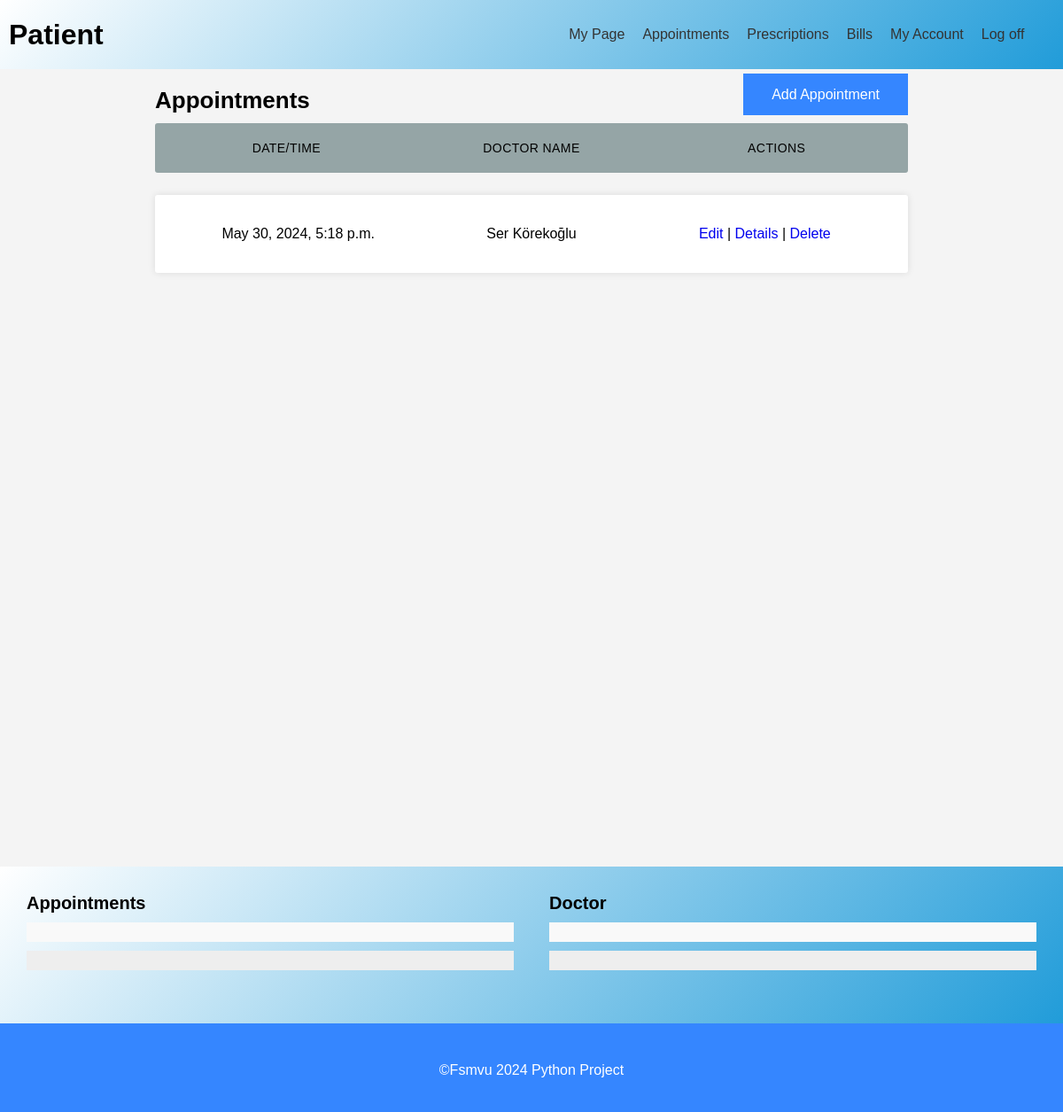
Screenshot of /Appointments/ (signed in) with the database file from the repository.
### appointment/models.py (models this page shows, shortened)
class Appointment(models.Model):
    ID = models.BigAutoField(primary_key=True)
    Description = models.TextField(verbose_name="Description")
    AppointmentDate = models.DateTimeField(verbose_name="Appointment Date")
    DoctorID = models.ForeignKey(Doctor,on_delete=models.PROTECT,verbose_name="Doctor")
    PatientID = models.ForeignKey(Patient,on_delete=models.PROTECT, verbose_name="Patient")
    IsVisible = models.BooleanField(default=True)
    class Meta:
        db_table = "appointment"

### doctor/models.py (models this page shows, shortened)
class Doctor(models.Model):
    ID = models.BigAutoField(primary_key=True)
    User = models.ForeignKey(settings.AUTH_USER_MODEL,on_delete=models.CASCADE,blank=True, null=True)
    DateOfBirth = models.DateField(verbose_name="Date of Birth")
    Gender = models.CharField(max_length=1, choices=GENDER_CHOICES,verbose_name="Gender")
    Phone = models.CharField(max_length=11,verbose_name="Phone")
    Salary = models.IntegerField(verbose_name="Salary")
    Specializations = models.CharField(max_length=300,verbose_name="Specializations")
    Experience = models.TextField(verbose_name="Experience")
    Languages = models.CharField(max_length=300,verbose_name="Languages")
    Department = models.ForeignKey(Department, on_delete=models.SET_DEFAULT,default=1,verbose_name="Department")
    IsVisible = models.BooleanField(default=True)
    class Meta:
        db_table = "doctor"

### appointment/views.py (the view)
# urls.py: path('',views.home,name=""),
@login_required
@user_passes_test(lambda u: is_member(u,["Admin","Patient","Doctor"]))
def home(request):
    context ={}
    if is_member(request.user,["Patient"]):
        patientID = Patient.objects.filter(User_id = request.user.id).values()[0]["ID"]
        context["dataset"] = Appointment.objects.filter(PatientID_id=patientID)
    elif is_member(request.user,["Doctor"]):
        doctorID = Doctor.objects.filter(User_id = request.user.id).values()[0]["ID"]
        context["dataset"] = Appointment.objects.filter(DoctorID_id = doctorID)
    else:
        context["dataset"] = Appointment.objects.all()
    return render(request, "appointment/home.html", context)

### appointment/views.py (called while the page is built)
def is_member(user, listgroup):
    return user.groups.filter(name__in=listgroup).exists()

### appointment/templates/appointment/home.html (shortened to what this page needs)
{% extends 'management_base.html' %}
{% load static %}
{% block content %}
  <section id="randevular">
    <div class="container">
      <h2 style="display:inline">Appointments</h2>
      {% for group in request.user.groups.all %}
        {% if group.name == 'Patient' %}
          <div class="addButton">
            <a class="addButtonInside" href="/Appointments/Create">Add Appointment</a>
          </div>
        {% endif %}
      {% endfor %}
      <div class="bosluk"></div>
      <ul class="responsive-table">
        {% if dataset.count == 0 %}
          <p>No record</p>
        {% else %}
          <li class="table-header">
            <div class="col col-1">Date/Time</div>
            {% for group in request.user.groups.all %}
              {% if group.name == 'Doctor' %}
                <div class="col col-3">Patient Name</div>
              {% else %}
                <div class="col col-3">Doctor Name</div>
              {% endif %}
            {% endfor %}
            <div class="col col-6">Actions</div>
          </li>
          {% for data in dataset %}
            <li class="table-row">
              <div class="col col-1" data-label="Date">{{ data.AppointmentDate }}</div>
              {% for group in request.user.groups.all %}
                {% if group.name == 'Patient' %}
                  <div class="col col-3" data-label="Doctor Name">{{ data.DoctorID.User.first_name }} {{ data.DoctorID.User.last_name }}</div>
                {% else %}
                  <div class="col col-3" data-label="Doctor Name">{{ data.PatientID.User.first_name }} {{ data.PatientID.User.last_name }}</div>
                {% endif %}
              {% endfor %}
              <div class="col col-6" data-label="Change Appointment Operation">
                <a href="/Appointments/Edit/{{ data.ID }}">Edit</a> |
                <a class="getDetails" href="/Appointments/Details/{{ data.ID }}/">Details</a> |
                <a class="deleteApp" href="/Appointments/Delete/{{ data.ID }}/">Delete</a>
              </div>
            </li>
          {% endfor %}
        {% endif %}
      </ul>
    </div>
  </section>
  <div id="ex1" class="modal" style="max-width:initial">
    <section id="ozel-sayfa" style="padding:0;margin-bottom:0">
      <div class="container" style="max-width:initial">
        <div class="hesap-bilgileri">
          <h3>Appointments</h3>
          <ul>
            <li class="dateApp"></li>
            <li class="descApp"></li>
          </ul>
        </div>
        {% for group in request.user.groups.all %}
          {% if group.name == 'Patient' %}
            <div class="kisisel-bilgiler">
              <h3>Doctor</h3>
              <ul>
                <li class="doctorNameSurname"></li>
                <li class="doctorDept"></li>
              </ul>
            </div>
          {% endif %}
        {% endfor %}
      </div>
    </section>
  </div>
{% endblock %}

### templates/headers/patient.html
<header id="header">
  <h1>Patient</h1>
  <nav class="ana-menu">
    <a href="/Management">My Page</a>
    <a href="/Appointments">Appointments</a>
    <a href="/Prescriptions">Prescriptions</a>
    <a href="/Bills">Bills</a>
    <a href="/Patients/Edit">My Account</a>
    <a href="/Logout">Log off</a>
  </nav>
</header>

### static/css/page-style.css (style rules this page uses)
html { height: 100%; }
body { font-family: Arial, sans-serif; margin: 0; padding: 0; background-color: #f4f4f4; height: 100%; }
header { display: flex; width: 100%; background: linear-gradient(-45deg, #219cd9, #FFF); align-items: center; font-family: Arial, sans-serif; padding: 10px; }
.ana-menu { display: flex; justify-content: space-between; margin-left: auto; margin-right: 2%; }
.ana-menu a { text-decoration: none; color: #333; margin-left: auto; transition: all 0.3s ease-in; padding: 20px 10px; }
section { padding: 20px; margin-bottom: 100px; min-height: 100%; }
a { text-decoration: none; }
.container { max-width: 75%; margin-left: auto; margin-right: auto; padding-left: 10px; padding-right: 10px; }
.addButton { float: right; }
.addButtonInside { background-color: #3586ff; border: none; color: white; padding: 15px 32px; text-align: center; text-decoration: none; font-size: 16px; }
.bosluk { height: 10px; }
* { margin: 0; padding: 0; box-sizing: border-box; font-family: "Poppins", sans-serif; }

### rows the page displays
Appointment: AppointmentDate "May 30, 2024, 5:18 p.m.", DoctorID.User.first_name "Ser", DoctorID.User.last_name "Körekoğlu"
